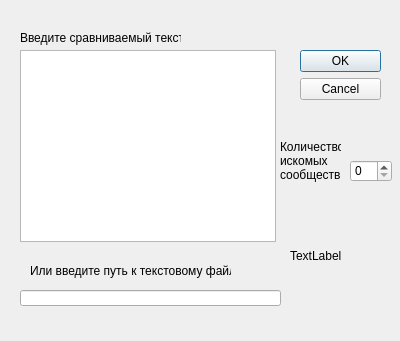
<?xml version="1.0" encoding="UTF-8"?>
<ui version="4.0">
 <class>Dialog</class>
 <widget class="QDialog" name="Dialog">
  <property name="geometry">
   <rect>
    <x>0</x>
    <y>0</y>
    <width>400</width>
    <height>341</height>
   </rect>
  </property>
  <property name="windowTitle">
   <string>Dialog</string>
  </property>
  <widget class="QDialogButtonBox" name="buttonBox">
   <property name="geometry">
    <rect>
     <x>300</x>
     <y>50</y>
     <width>81</width>
     <height>61</height>
    </rect>
   </property>
   <property name="orientation">
    <enum>Qt::Vertical</enum>
   </property>
   <property name="standardButtons">
    <set>QDialogButtonBox::Cancel|QDialogButtonBox::Ok</set>
   </property>
  </widget>
  <widget class="QLabel" name="label">
   <property name="geometry">
    <rect>
     <x>20</x>
     <y>30</y>
     <width>161</width>
     <height>16</height>
    </rect>
   </property>
   <property name="text">
    <string>Введите сравниваемый текст</string>
   </property>
  </widget>
  <widget class="QLabel" name="label_2">
   <property name="geometry">
    <rect>
     <x>30</x>
     <y>260</y>
     <width>201</width>
     <height>21</height>
    </rect>
   </property>
   <property name="text">
    <string>Или введите путь к текстовому файлу</string>
   </property>
  </widget>
  <widget class="QLineEdit" name="lineEdit">
   <property name="geometry">
    <rect>
     <x>20</x>
     <y>290</y>
     <width>261</width>
     <height>16</height>
    </rect>
   </property>
  </widget>
  <widget class="QTextBrowser" name="textBrowser">
   <property name="enabled">
    <bool>true</bool>
   </property>
   <property name="geometry">
    <rect>
     <x>20</x>
     <y>50</y>
     <width>256</width>
     <height>192</height>
    </rect>
   </property>
   <property name="readOnly">
    <bool>false</bool>
   </property>
  </widget>
  <widget class="QLabel" name="label_3">
   <property name="geometry">
    <rect>
     <x>280</x>
     <y>120</y>
     <width>61</width>
     <height>81</height>
    </rect>
   </property>
   <property name="text">
    <string>Количество 
искомых 
сообществ:</string>
   </property>
  </widget>
  <widget class="QSpinBox" name="spinBox">
   <property name="geometry">
    <rect>
     <x>350</x>
     <y>160</y>
     <width>42</width>
     <height>22</height>
    </rect>
   </property>
  </widget>
  <widget class="QLabel" name="error_lable">
   <property name="geometry">
    <rect>
     <x>290</x>
     <y>220</y>
     <width>81</width>
     <height>71</height>
    </rect>
   </property>
   <property name="text">
    <string>TextLabel</string>
   </property>
  </widget>
 </widget>
 <resources/>
 <connections>
  <connection>
   <sender>buttonBox</sender>
   <signal>accepted()</signal>
   <receiver>Dialog</receiver>
   <slot>accept()</slot>
   <hints>
    <hint type="sourcelabel">
     <x>248</x>
     <y>254</y>
    </hint>
    <hint type="destinationlabel">
     <x>157</x>
     <y>274</y>
    </hint>
   </hints>
  </connection>
  <connection>
   <sender>buttonBox</sender>
   <signal>rejected()</signal>
   <receiver>Dialog</receiver>
   <slot>reject()</slot>
   <hints>
    <hint type="sourcelabel">
     <x>316</x>
     <y>260</y>
    </hint>
    <hint type="destinationlabel">
     <x>286</x>
     <y>274</y>
    </hint>
   </hints>
  </connection>
 </connections>
</ui>
